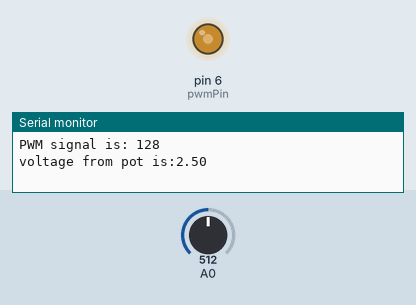
The sketch below on a simulated Arduino Uno, built with avr-gcc and run on an emulated ATmega328P. Parts: output pins drawn as LEDs (lit = HIGH), the last lines printed to the serial monitor. The test bench sets the inputs (shaded band); at power-on: A0 = 512.

Above: at 1.8 s.
1.9 s: A0 set to 716
At 3.0 s:
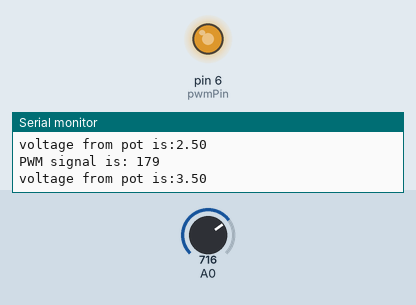
3.5 s: A0 set to 900
At 4.6 s:
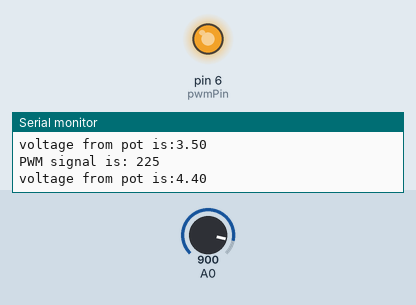
5.5 s: A0 set to 122
At 7.2 s:
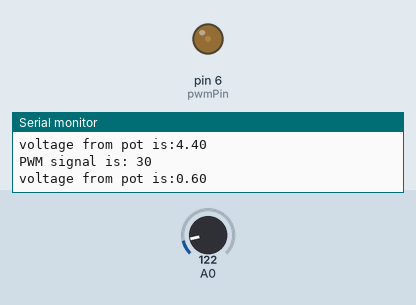
7.5 s: A0 set to 0
At 8.9 s:
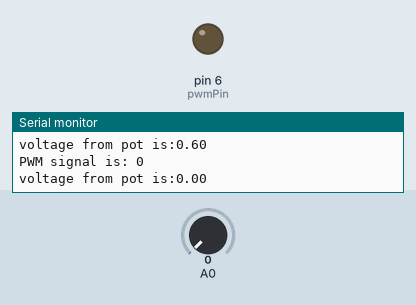
Timing chart, 0 to 10.5 s (numbered marks = the images above; inputs shaded):
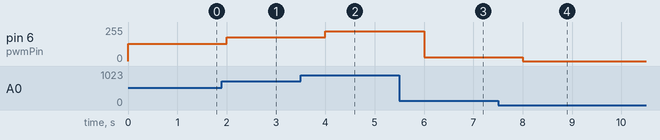

The sketch:

ReadPoToPWM_B.ino
```cpp
/*
ReadPoToPWM_B -- reads analog input on pin 0, converts it to voltage, proportional PWM output,
		and prints the result to the serial monitor when it changes. Very basic, could be improved with
		MA of voltage, rounding, faster loop.  Attach the center pin of a potentiometer to pin A0, and
		the outside pins to +5V and ground.
		Uses: float, cast to byte, PWM output with analogWrite
 */

const int pwmPin=6;
float voltage;
byte pwmPower;
int wasSensor;      //put here so it doesn't reinitialize inside loop, or could use static loc var

void setup()
{
  // initialize serial communication at 9600 bits per second:
  Serial.begin(9600);
}

void loop()
{
  // read the input on analog pin 0:
  int  sensorValue = analogRead(A0);
  if (sensorValue != wasSensor)  //if new reading, otherwise leave as is
  {
    // Convert the analog reading (which goes from 0 - 1023) to a voltage (0 - 5V):
    float voltage = sensorValue * (5.0 / 1023.0);

    wasSensor=sensorValue; //store for next loop's if

            //convert sensor reading to a byte, 0 - 255, for PWM
    pwmPower=byte(sensorValue/4);       // variable declared above, forcing conversion here
            //  byte pwmPower=sensorValue/4;  //this works too, or could use map() as in A version

    analogWrite(pwmPin,pwmPower);  //send PWM power 0-255 to digital pin

    // print out the values you read: (in if block, so only print if changed)
    Serial.print("PWM signal is: ");
    Serial.println(pwmPower);
    Serial.print("voltage from pot is:");
    Serial.println(voltage);
    Serial.println();
  }
  delay(1000);
}
```

Measured:
- after the input at 1.9 s, pin 6 (pwmPin): 128/255 → 179/255 after 0.10 s
- after the input at 3.5 s, pin 6 (pwmPin): 179/255 → 225/255 after 0.50 s
- after the input at 5.5 s, pin 6 (pwmPin): 225/255 → 30/255 after 0.50 s
- after the input at 7.5 s, pin 6 (pwmPin): 30/255 → 0/255 after 0.50 s
